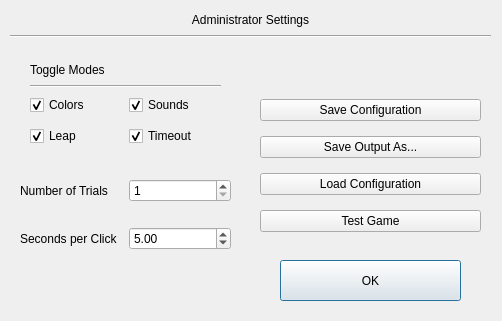
<?xml version="1.0" encoding="UTF-8"?>
<ui version="4.0">
 <class>settings</class>
 <widget class="QDialog" name="settings">
  <property name="geometry">
   <rect>
    <x>0</x>
    <y>0</y>
    <width>502</width>
    <height>321</height>
   </rect>
  </property>
  <property name="windowTitle">
   <string>Settings</string>
  </property>
  <widget class="QPushButton" name="OKbutton">
   <property name="geometry">
    <rect>
     <x>280</x>
     <y>260</y>
     <width>181</width>
     <height>41</height>
    </rect>
   </property>
   <property name="text">
    <string>OK</string>
   </property>
  </widget>
  <widget class="QWidget" name="layoutWidget">
   <property name="geometry">
    <rect>
     <x>260</x>
     <y>90</y>
     <width>221</width>
     <height>151</height>
    </rect>
   </property>
   <layout class="QGridLayout" name="gridLayout">
    <item row="3" column="0">
     <widget class="QPushButton" name="TestGame">
      <property name="text">
       <string>Test Game</string>
      </property>
     </widget>
    </item>
    <item row="0" column="0">
     <widget class="QPushButton" name="saveButton">
      <property name="text">
       <string>Save Configuration</string>
      </property>
     </widget>
    </item>
    <item row="1" column="0">
     <widget class="QPushButton" name="SaveOutput">
      <property name="text">
       <string>Save Output As...</string>
      </property>
     </widget>
    </item>
    <item row="2" column="0">
     <widget class="QPushButton" name="LoadButton">
      <property name="text">
       <string>Load Configuration</string>
      </property>
     </widget>
    </item>
   </layout>
  </widget>
  <widget class="QWidget" name="">
   <property name="geometry">
    <rect>
     <x>20</x>
     <y>160</y>
     <width>211</width>
     <height>111</height>
    </rect>
   </property>
   <layout class="QGridLayout" name="gridLayout_2">
    <item row="0" column="0">
     <layout class="QHBoxLayout" name="horizontalLayout">
      <item>
       <widget class="QLabel" name="NumTrials">
        <property name="text">
         <string>Number of Trials</string>
        </property>
       </widget>
      </item>
      <item>
       <widget class="QSpinBox" name="numOfTrials">
        <property name="minimum">
         <number>1</number>
        </property>
        <property name="value">
         <number>1</number>
        </property>
       </widget>
      </item>
     </layout>
    </item>
    <item row="1" column="0">
     <layout class="QHBoxLayout" name="horizontalLayout_2">
      <item>
       <widget class="QLabel" name="Timeoutlabel">
        <property name="text">
         <string>Seconds per Click</string>
        </property>
       </widget>
      </item>
      <item>
       <widget class="QDoubleSpinBox" name="Timeoutspinner">
        <property name="enabled">
         <bool>true</bool>
        </property>
        <property name="maximum">
         <double>300.000000000000000</double>
        </property>
        <property name="singleStep">
         <double>0.200000000000000</double>
        </property>
        <property name="value">
         <double>5.000000000000000</double>
        </property>
       </widget>
      </item>
     </layout>
    </item>
   </layout>
  </widget>
  <widget class="QWidget" name="">
   <property name="geometry">
    <rect>
     <x>10</x>
     <y>10</y>
     <width>481</width>
     <height>28</height>
    </rect>
   </property>
   <layout class="QVBoxLayout" name="verticalLayout">
    <item>
     <widget class="QLabel" name="AdminLabel">
      <property name="text">
       <string>Administrator Settings</string>
      </property>
      <property name="alignment">
       <set>Qt::AlignCenter</set>
      </property>
     </widget>
    </item>
    <item>
     <widget class="Line" name="line">
      <property name="orientation">
       <enum>Qt::Horizontal</enum>
      </property>
     </widget>
    </item>
   </layout>
  </widget>
  <widget class="QWidget" name="">
   <property name="geometry">
    <rect>
     <x>30</x>
     <y>90</y>
     <width>191</width>
     <height>61</height>
    </rect>
   </property>
   <layout class="QGridLayout" name="gridLayout_3">
    <item row="0" column="0">
     <widget class="QCheckBox" name="Colors">
      <property name="text">
       <string>Colors</string>
      </property>
      <property name="checked">
       <bool>true</bool>
      </property>
     </widget>
    </item>
    <item row="0" column="1">
     <widget class="QCheckBox" name="Sounds">
      <property name="text">
       <string>Sounds</string>
      </property>
      <property name="checked">
       <bool>true</bool>
      </property>
     </widget>
    </item>
    <item row="1" column="0">
     <widget class="QCheckBox" name="Leap">
      <property name="enabled">
       <bool>true</bool>
      </property>
      <property name="text">
       <string>Leap</string>
      </property>
      <property name="checked">
       <bool>true</bool>
      </property>
     </widget>
    </item>
    <item row="1" column="1">
     <widget class="QCheckBox" name="Timeoutbool">
      <property name="text">
       <string>Timeout</string>
      </property>
      <property name="checked">
       <bool>true</bool>
      </property>
     </widget>
    </item>
   </layout>
  </widget>
  <widget class="QWidget" name="">
   <property name="geometry">
    <rect>
     <x>30</x>
     <y>60</y>
     <width>191</width>
     <height>28</height>
    </rect>
   </property>
   <layout class="QVBoxLayout" name="verticalLayout_2">
    <item>
     <widget class="QLabel" name="Modeslabel">
      <property name="text">
       <string>Toggle Modes</string>
      </property>
     </widget>
    </item>
    <item>
     <widget class="Line" name="line_2">
      <property name="orientation">
       <enum>Qt::Horizontal</enum>
      </property>
     </widget>
    </item>
   </layout>
  </widget>
  <zorder>layoutWidget</zorder>
  <zorder>AdminLabel</zorder>
  <zorder>OKbutton</zorder>
  <zorder>line</zorder>
  <zorder>Timeoutlabel</zorder>
  <zorder>Timeoutspinner</zorder>
  <zorder>NumTrials</zorder>
  <zorder>numOfTrials</zorder>
  <zorder>Timeoutlabel</zorder>
  <zorder>Colors</zorder>
  <zorder>Sounds</zorder>
  <zorder>Timeoutbool</zorder>
  <zorder>Leap</zorder>
  <zorder>Sounds</zorder>
  <zorder>NumTrials</zorder>
  <zorder>numOfTrials</zorder>
  <zorder>Timeoutlabel</zorder>
  <zorder>Timeoutspinner</zorder>
  <zorder>Timeoutlabel</zorder>
  <zorder>Timeoutspinner</zorder>
  <zorder>NumTrials</zorder>
  <zorder>numOfTrials</zorder>
  <zorder>Colors</zorder>
  <zorder>Sounds</zorder>
  <zorder>Timeoutbool</zorder>
  <zorder>Leap</zorder>
  <zorder>NumTrials</zorder>
  <zorder>numOfTrials</zorder>
  <zorder>Timeoutlabel</zorder>
  <zorder>Timeoutspinner</zorder>
  <zorder>Sounds</zorder>
  <zorder>Timeoutbool</zorder>
  <zorder>Leap</zorder>
  <zorder>Colors</zorder>
  <zorder>line_2</zorder>
 </widget>
 <resources/>
 <connections>
  <connection>
   <sender>Timeoutbool</sender>
   <signal>toggled(bool)</signal>
   <receiver>Timeoutspinner</receiver>
   <slot>setEnabled(bool)</slot>
   <hints>
    <hint type="sourcelabel">
     <x>100</x>
     <y>165</y>
    </hint>
    <hint type="destinationlabel">
     <x>346</x>
     <y>225</y>
    </hint>
   </hints>
  </connection>
 </connections>
</ui>
